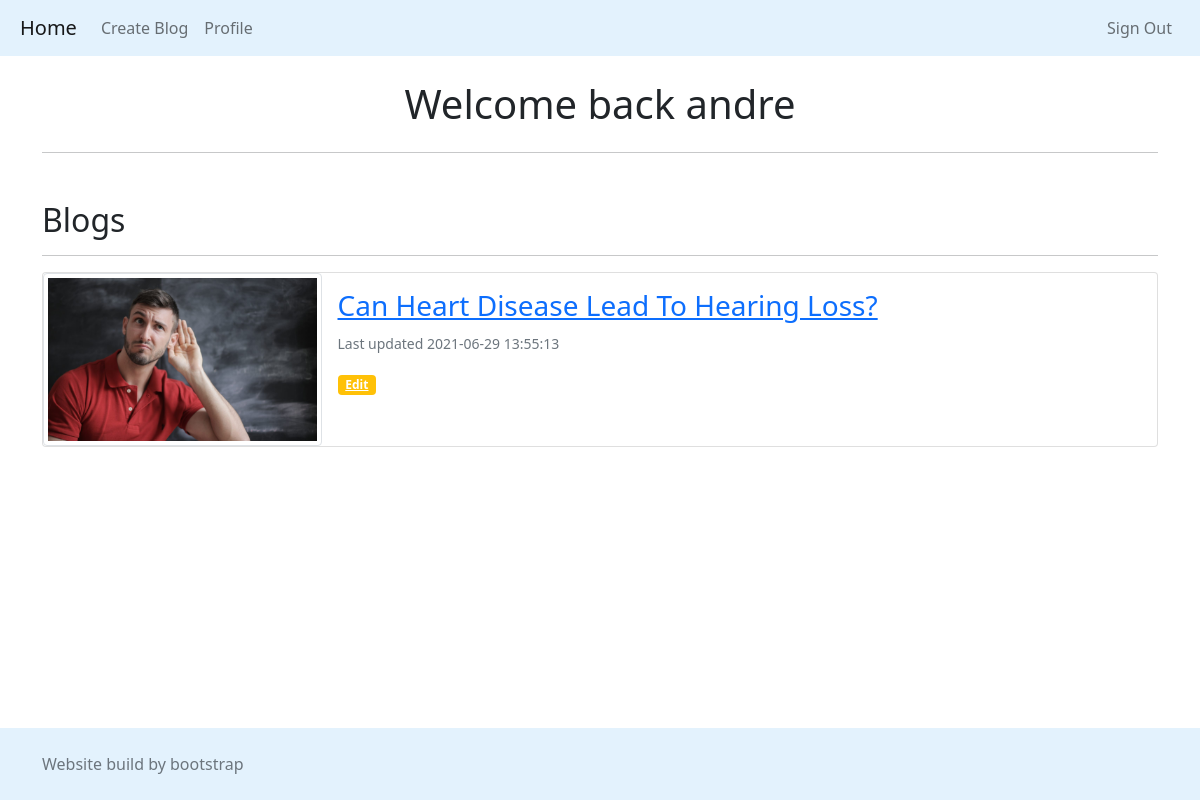
Page /profile (signed in) on the committed database.
### models.py (models this page shows, shortened)
class Blog(db.Model):
    __tablename__ = 'blog'
    writer_id = db.Column(db.Integer, db.ForeignKey('writers.id'))
    id = db.Column(db.Integer, primary_key=True)
    created_date = db.Column(db.DateTime(timezone=True), server_default=db.func.now(), nullable=False)
    updated_date = db.Column(db.DateTime(timezone=True), server_default=db.func.now(), nullable=False)
    title = db.Column(db.Text, nullable=False)
    content = db.Column(db.Text, nullable=False)
    image_file = db.Column(db.String(100), nullable=True)

### main/main.py (the view)
@main.route('/profile')
@login_required
def profile():
    posts = db.session.query(Blog).filter(Blog.writer_id == current_user.id).order_by(Blog.updated_date.desc())
    return render_template('main/profile.html', page_title='Welcome back ' + current_user.name, posts=posts, show_author=False, edit_option=True)

### helper.py (called while the page is built)
def add_id(file_path, id):
    filename, file_extension = path.splitext(file_path)
    return filename + '_' + str(id) + file_extension

### main/templates/main/profile.html
{% extends "base.html" %}
{% block content %}
{% include 'components/title.html' %}
{% include 'components/blogs_list.html' %}
{% endblock %}

### templates/components/blogs_list.html (shortened to what this page needs)
<div class="col mt-5">
    <h2> Blogs </h2>
    <hr>
    {% for post in posts %}
    {% if post['Blog'] is defined %}
        {% set post = post['Blog'] %}
    {% endif %}
    <div class="card mb-3">
        <div class="row g-0">
            <div class="col-md-4 w-25">
                {% if post['image_file'] %}
                <img src="{{ url_for('blog.static', filename = add_id('blog_imgs/' ~ post['image_file'], post['id'])) }}" class="img-thumbnail img-fluid rounded-start" alt="Thumbnail">
                {% else %}
                <img src="{{ url_for('static', filename = 'images/no_image.jpg') }}" class="img-thumbnail img-fluid rounded-start" alt="Thumbnail">
                {% endif %}
            </div>
            <div class="col-md-8">
            <div class="card-body">
                <h3 class="card-title">
                    <a href="{{ url_for('blog.post', post_id=post['id']) }}">
                        {{ post['title'] }}
                    </a>
                </h3>
                <p class="card-text"><small class="text-muted">Last updated {{ post['updated_date'] }}</small></p>
                {% if edit_option %}
                <a href="{{ url_for('blog.edit', post_id=post['id']) }}" class="badge bg-warning">
                    Edit
                </a>
                {% endif %}
            </div>
            </div>
        </div>
    </div>
    {% endfor %}
</div>

### rows in the picture
Blog: title "Can Heart Disease Lead To Hearing Loss?", updated_date "2021-06-29 13:55:13"

### other values in the picture
{{ page_title or post['title'] }} "Welcome back andre"
